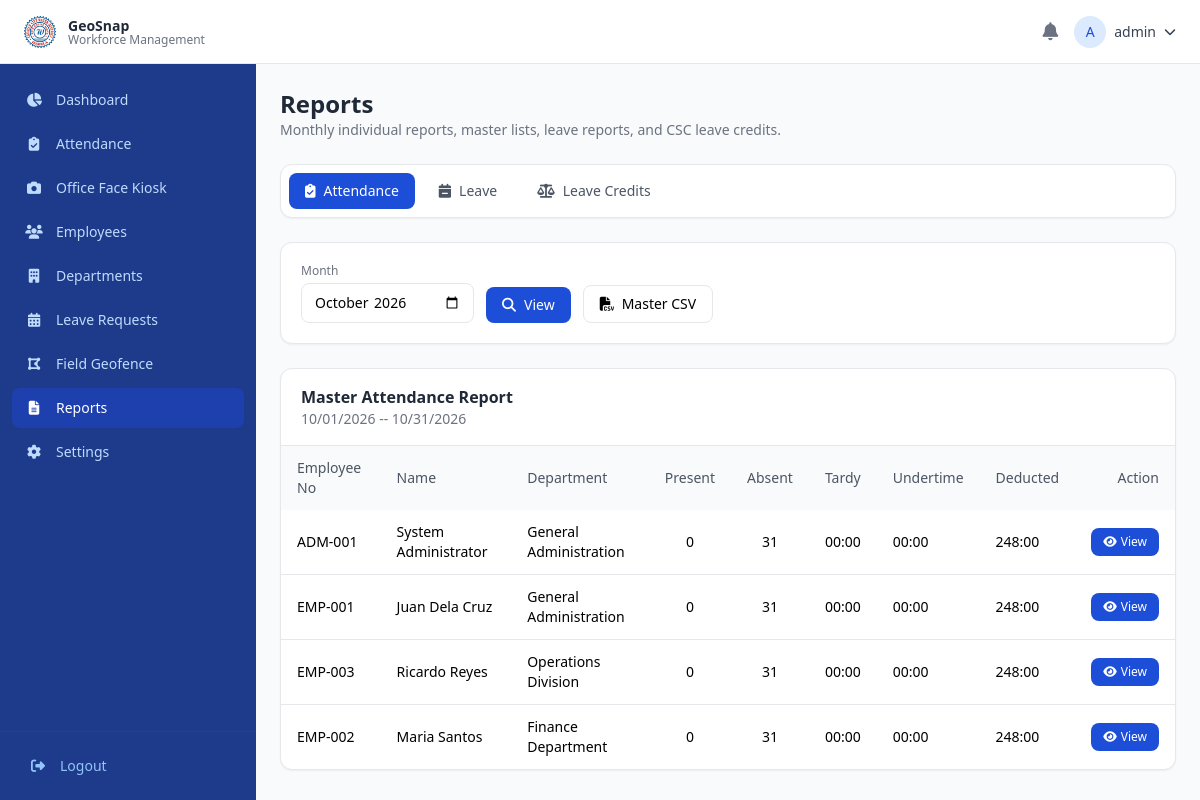
/index.php?page=reports (signed in), run on the app's committed database.
### tables this page shows
CREATE TABLE `employees` (
  `id` INT UNSIGNED NOT NULL AUTO_INCREMENT,
  `user_id` INT UNSIGNED NOT NULL,
  `department_id` INT UNSIGNED DEFAULT NULL,
  `employee_no` VARCHAR(50) NOT NULL,
  `first_name` VARCHAR(100) NOT NULL,
  `last_name` VARCHAR(100) NOT NULL,
  `middle_name` VARCHAR(100) DEFAULT NULL,
  `position` VARCHAR(255) DEFAULT NULL,
  `contact_no` VARCHAR(50) DEFAULT NULL,
  `email` VARCHAR(255) DEFAULT NULL,
  `address` TEXT DEFAULT NULL,
  `employment_status` ENUM('regular','probationary','contractual','part-time') DEFAULT 'regular',
  `profile_pic` VARCHAR(255) DEFAULT NULL,
  `is_active` TINYINT(1) DEFAULT 1,
  `created_at` TIMESTAMP DEFAULT CURRENT_TIMESTAMP,
  `updated_at` TIMESTAMP DEFAULT CURRENT_TIMESTAMP ON UPDATE CURRENT_TIMESTAMP,
  PRIMARY KEY (`id`),
  UNIQUE KEY `uk_employees_no` (`employee_no`),
  UNIQUE KEY `uk_employees_user` (`user_id`),
  KEY `idx_employees_dept` (`department_id`),
  KEY `idx_employees_status` (`employment_status`),
  KEY `idx_employees_active` (`is_active`),
  CONSTRAINT `fk_employees_user` FOREIGN KEY (`user_id`) REFERENCES `users` (`id`) ON DELETE CASCADE ON UPDATE CASCADE,
  CONSTRAINT `fk_employees_dept` FOREIGN KEY (`department_id`) REFERENCES `departments` (`id`) ON DELETE SET NULL ON UPDATE CASCADE
);

CREATE TABLE `departments` (
  `id` INT UNSIGNED NOT NULL AUTO_INCREMENT,
  `name` VARCHAR(255) NOT NULL,
  `code` VARCHAR(50) DEFAULT NULL,
  `description` TEXT DEFAULT NULL,
  `is_active` TINYINT(1) DEFAULT 1,
  `created_at` TIMESTAMP DEFAULT CURRENT_TIMESTAMP,
  `updated_at` TIMESTAMP DEFAULT CURRENT_TIMESTAMP ON UPDATE CURRENT_TIMESTAMP,
  PRIMARY KEY (`id`),
  UNIQUE KEY `uk_departments_name` (`name`),
  KEY `idx_departments_active` (`is_active`)
);

CREATE TABLE `settings` (
  `id` INT UNSIGNED NOT NULL AUTO_INCREMENT,
  `key_name` VARCHAR(100) NOT NULL,
  `value` TEXT DEFAULT NULL,
  `description` TEXT DEFAULT NULL,
  `created_at` TIMESTAMP DEFAULT CURRENT_TIMESTAMP,
  `updated_at` TIMESTAMP DEFAULT CURRENT_TIMESTAMP ON UPDATE CURRENT_TIMESTAMP,
  PRIMARY KEY (`id`),
  UNIQUE KEY `uk_settings_key` (`key_name`)
);

### modules/reports.php (the view, shortened to what the rows shown need)
<?php
$reportType = $_GET['type'] ?? 'attendance';
$month = $_GET['month'] ?? date('Y-m');
$dateFrom = $month . '-01';
$dateTo = date('Y-m-t', strtotime($dateFrom));
$employeeId = intval($_GET['employee_id'] ?? 0);
function reportFormatWorkMinutes(int $minutes): string {
    $minutes = max(0, $minutes);
    return sprintf('%02d:%02d', intdiv($minutes, 60), $minutes % 60);
}
function reportEmployees(): array {
    global $db;
    return $db->query("
        SELECT e.id, e.first_name, e.last_name, e.employee_no, d.name AS department_name
        FROM employees e
        LEFT JOIN departments d ON e.department_id = d.id
        WHERE e.is_active = 1
        ORDER BY e.last_name, e.first_name
    ")->fetchAll();
}
function reportAttendanceSummary(array $employees, string $dateFrom, string $dateTo): array {
    $records = cscAttachComputations(generateCompleteAttendanceReport(0, $dateFrom, $dateTo));
    $summary = [];
    foreach ($employees as $employee) {
        $summary[(int) $employee['id']] = [
            'employee' => $employee,
            'present' => 0,
            'absent' => 0,
            'worked' => 0,
            'tardy' => 0,
            'undertime' => 0,
            'deducted' => 0,
        ];
    }
    foreach ($records as $record) {
        $id = (int) $record['employee_id'];
        $isRestDay = !empty($record['csc']['is_rest_day']);
        $isHoliday = !empty($record['csc']['is_holiday']);
        $hasTime = !empty($record['time_in']);
        if ($hasTime) {
            $summary[$id]['present']++;
        } elseif (!$isRestDay && !$isHoliday) {
            $summary[$id]['absent']++;
        }
        $summary[$id]['worked'] += (int) ($record['csc']['worked_minutes'] ?? 0);
        $summary[$id]['tardy'] += (int) ($record['csc']['tardiness_minutes'] ?? 0);
        $summary[$id]['undertime'] += (int) ($record['csc']['undertime_minutes'] ?? 0);
        $summary[$id]['deducted'] += (int) ($record['csc']['deficiency_minutes'] ?? 0);
    }
    return array_values($summary);
}
$employees = reportEmployees();
$selectedEmployee = $employeeId ? reportFindEmployee($employees, $employeeId) : null;
    ?>
    <?php
$attendanceSummary = $reportType === 'attendance' && !$selectedEmployee ? reportAttendanceSummary($employees, $dateFrom, $dateTo) : [];
?>
<div class="space-y-6">
    <div class="flex flex-col sm:flex-row sm:items-center justify-between gap-3">
        <div>
            <h1 class="text-2xl font-bold text-gray-800">Reports</h1>
        </div>
    </div>
    <?php if ($reportType === 'attendance' && !$selectedEmployee): ?>
    <div class="bg-white rounded-xl shadow-sm border">
        <div class="overflow-x-auto">
            <table class="w-full text-sm">
                <thead class="bg-gray-50 text-gray-600">
                    <tr>
                        <th class="text-left px-4 py-3 font-medium">Employee No</th>
                        <th class="text-left px-4 py-3 font-medium">Name</th>
                        <th class="text-left px-4 py-3 font-medium">Department</th>
                        <th class="text-center px-4 py-3 font-medium">Present</th>
                        <th class="text-center px-4 py-3 font-medium">Absent</th>
                        <th class="text-left px-4 py-3 font-medium">Tardy</th>
                        <th class="text-left px-4 py-3 font-medium">Undertime</th>
                        <th class="text-left px-4 py-3 font-medium">Deducted</th>
                        <th class="text-right px-4 py-3 font-medium">Action</th>
                    </tr>
                </thead>
                <tbody class="divide-y">
                    <?php foreach ($attendanceSummary as $row): $employee = $row['employee']; ?>
                    <tr class="hover:bg-gray-50">
                        <td class="px-4 py-3"><?= escapeOutput($employee['employee_no']) ?></td>
                        <td class="px-4 py-3 font-medium"><?= escapeOutput($employee['first_name'] . ' ' . $employee['last_name']) ?></td>
                        <td class="px-4 py-3"><?= escapeOutput($employee['department_name'] ?? 'N/A') ?></td>
                        <td class="px-4 py-3 text-center"><?= $row['present'] ?></td>
                        <td class="px-4 py-3 text-center"><?= $row['absent'] ?></td>
                        <td class="px-4 py-3"><?= escapeOutput(reportFormatWorkMinutes($row['tardy'])) ?></td>
                        <td class="px-4 py-3"><?= escapeOutput(reportFormatWorkMinutes($row['undertime'])) ?></td>
                        <td class="px-4 py-3"><?= escapeOutput(reportFormatWorkMinutes($row['deducted'])) ?></td>
                        <td class="px-4 py-3 text-right">
                            <a href="<?= APP_URL ?>/index.php?page=reports&type=attendance&month=<?= urlencode($month) ?>&employee_id=<?= $employee['id'] ?>" class="inline-flex items-center px-3 py-1.5 bg-blue-700 text-white rounded-lg text-xs hover:bg-blue-800"><i class="fas fa-eye mr-1"></i>View</a>
                        </td>
                    </tr>
                    <?php endforeach; ?>
                </tbody>
            </table>
        </div>
    </div>
    <?php endif; ?>
</div>

### data on the page
settings: value "0", absent "31", value "00:00", deducted "248:00"
employees: employee_no "ADM-001", first_name+last_name "System Administrator"
departments: name "General Administration"
employees: employee_no "EMP-001", first_name+last_name "Juan Dela Cruz"
employees: employee_no "EMP-003", first_name+last_name "Ricardo Reyes"
departments: name "Operations Division"
employees: employee_no "EMP-002", first_name+last_name "Maria Santos"
departments: name "Finance Department"

### other printed values
substr($_SESSION['username'] ?? 'U', 0, 1) "A"
escapeOutput($_SESSION['username'] ?? 'User') "admin"
$item['label'] "Dashboard"
$item['label'] "Attendance"
$item['label'] "Office Face Kiosk"
$item['label'] "Employees"
$item['label'] "Departments"
$item['label'] "Leave Requests"
$item['label'] "Field Geofence"
$item['label'] "Reports"
$item['label'] "Settings"
$tab['label'] "Attendance"
$tab['label'] "Leave"
$tab['label'] "Leave Credits"
escapeOutput(reportDateCell($dateFrom)) "10/01/2026"
